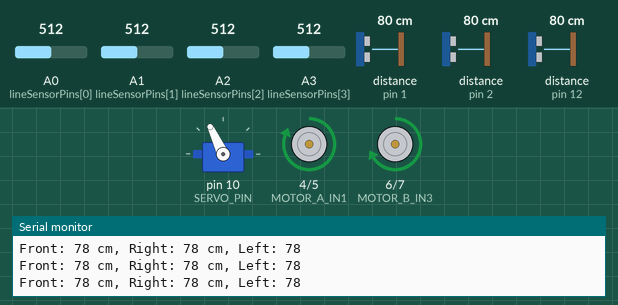
The sketch below on a simulated Arduino Uno, built with avr-gcc and run on an emulated ATmega328P. Shown: servo, motor-driver pin pairs drawn as motors (green arrow = first pin HIGH = forward, orange = second pin HIGH = backward, longer = more drive, scaled by the enable pin), the last lines printed to the serial monitor. Wiring (inferred from the names in the program): 3 × ultrasonic range finder: trigger pin 3, echo pin 1 / trigger pin 11, echo pin 12 / trigger pin 13, echo pin 2. The inputs (shaded band) are chosen by the test bench; at power-on: distance to the obstacle (sensors on pin 12, pin 1, pin 2) 80 cm, A0 (lineSensorPins[0]) = 512, A1 (lineSensorPins[1]) = 512, A2 (lineSensorPins[2]) = 512, A3 (lineSensorPins[3]) = 512. The echo pulse lasts 58.3 µs per cm.

Above: at 1.2 s.
1.3 s: distance to the obstacle (sensor on pin 12) set to 2 cm
At 2.0 s:
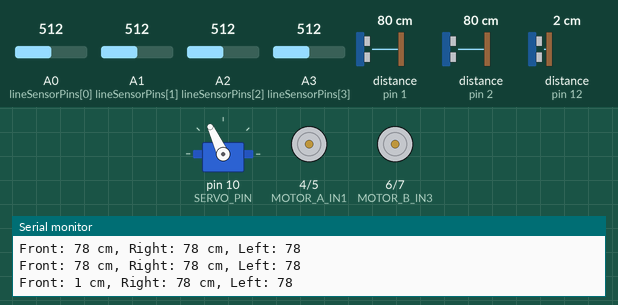
At 2.9 s:
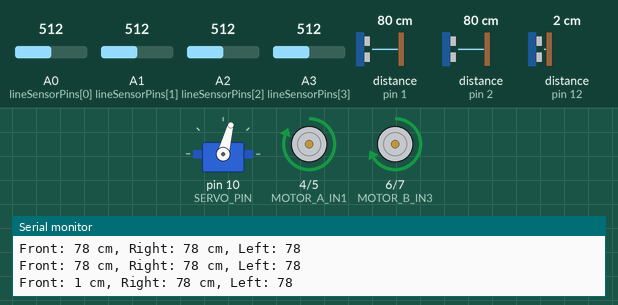
4.3 s: distance to the obstacle (sensor on pin 12) set to 58 cm
6.6 s: distance to the obstacle (sensor on pin 12) set to 66 cm
9.6 s: distance to the obstacle (sensor on pin 12) set to 4 cm
At 12.2 s:
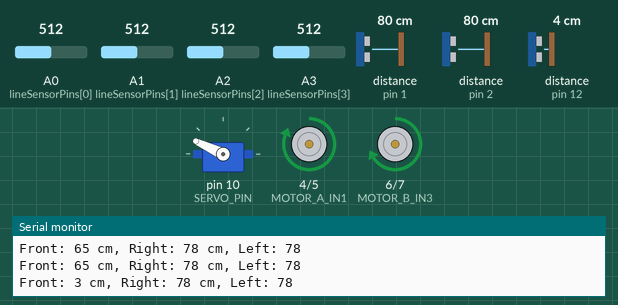
Timing chart, 0 to 13.6 s (numbered marks = the images above; inputs shaded):
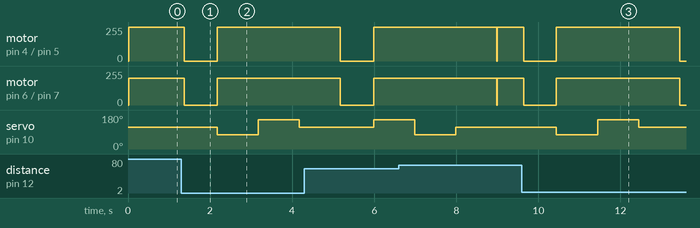

The sketch:

intellidrive.ino
```cpp
#include <Wire.h>
#include <Servo.h>

// Servo Motor
Servo steeringServo;

// Servo Angle Definitions
const int SERVO_PIN = 10;
const int CENTER_ANGLE = 115;
const int LEFT_ANGLE = 155;
const int RIGHT_ANGLE = 75;

// Line Sensor Array
const int NUM_SENSORS = 4;
const int lineSensorPins[] = {A0, A1, A2, A3};

// Ultrasonic Sensor
#define TRIG_PIN_FRONT 11
#define ECHO_PIN_FRONT 12
#define TRIG_PIN_RIGHT 13
#define ECHO_PIN_RIGHT 2
#define TRIG_PIN_LEFT 3
#define ECHO_PIN_LEFT 1

// Motor Driver Pins
#define MOTOR_A_IN1 4
#define MOTOR_A_IN2 5
#define MOTOR_B_IN3 6
#define MOTOR_B_IN4 7
#define ENA 8
#define ENB 9

// Distance Thresholds
const int FRONT_OBSTACLE_DISTANCE = 60;
const int SIDE_OBSTACLE_DISTANCE = 30;
const int LINE_THRESHOLD = 500;

// Flags
int direction = 0;
int lastTurn = 0;

void setup() {
  Serial.begin(9600);

  // Initialize Servo
  steeringServo.attach(SERVO_PIN);
  setServoAngle(CENTER_ANGLE);

  // Ultrasonic Sensor Pins
  pinMode(TRIG_PIN_FRONT, OUTPUT);
  pinMode(ECHO_PIN_FRONT, INPUT);
  pinMode(TRIG_PIN_RIGHT, OUTPUT);
  pinMode(ECHO_PIN_RIGHT, INPUT);
  pinMode(TRIG_PIN_LEFT, OUTPUT);
  pinMode(ECHO_PIN_LEFT, INPUT);

  // Motor Driver Pins
  pinMode(MOTOR_A_IN1, OUTPUT);
  pinMode(MOTOR_A_IN2, OUTPUT);
  pinMode(MOTOR_B_IN3, OUTPUT);
  pinMode(MOTOR_B_IN4, OUTPUT);
  pinMode(ENA, OUTPUT);
  pinMode(ENB, OUTPUT);

  // Line Sensor Pins
  for (int i = 0; i < NUM_SENSORS; i++) {
    pinMode(lineSensorPins[i], INPUT);
  }
}

void loop() {
  automaticControl();
}

// Function to control the servo angle
void setServoAngle(int angle) {
  steeringServo.write(angle);
}

void moveForward() {
  digitalWrite(MOTOR_A_IN1, HIGH);
  digitalWrite(MOTOR_A_IN2, LOW);
  digitalWrite(MOTOR_B_IN3, HIGH);
  digitalWrite(MOTOR_B_IN4, LOW);
  analogWrite(ENA, 200);
  analogWrite(ENB, 200);
}

void moveBackward() {
  digitalWrite(MOTOR_A_IN1, LOW);
  digitalWrite(MOTOR_A_IN2, HIGH);
  digitalWrite(MOTOR_B_IN3, LOW);
  digitalWrite(MOTOR_B_IN4, HIGH);
  analogWrite(ENA, 200);
  analogWrite(ENB, 200);
}

void turnLeft() {
  setServoAngle(LEFT_ANGLE);
  moveForward();
  delay(1000);
  stopCar();
}

void turnRight() {
  setServoAngle(RIGHT_ANGLE);
  moveForward();
  delay(1000);
  stopCar();
}

void stopCar() {
  digitalWrite(MOTOR_A_IN1, LOW);
  digitalWrite(MOTOR_A_IN2, LOW);
  digitalWrite(MOTOR_B_IN3, LOW);
  digitalWrite(MOTOR_B_IN4, LOW);
}

// Avoid obstacle by turning right
void avoidObstacleRight() {
  stopCar();
  delay(500);
  setServoAngle(RIGHT_ANGLE);
  moveForward();
  delay(1000);
  stopCar();
  setServoAngle(LEFT_ANGLE);
  moveForward();
  delay(1000);
  stopCar();
  setServoAngle(CENTER_ANGLE);
  moveForward();
  delay(1000);
  stopCar();
  lastTurn=1;
}

void avoidObstacleLeft() {
  stopCar();
  delay(500);
  setServoAngle(LEFT_ANGLE);
  moveForward();
  delay(1000);
  stopCar();
  setServoAngle(RIGHT_ANGLE);
  moveForward();
  delay(1000);
  stopCar();
  setServoAngle(CENTER_ANGLE);
  moveForward();
  delay(1000);
  stopCar();
  lastTurn=0;
}

// Automatic control function
void automaticControl() {
  long frontDistance = getUltrasonicDistance(TRIG_PIN_FRONT, ECHO_PIN_FRONT);
  long rightDistance = getUltrasonicDistance(TRIG_PIN_RIGHT, ECHO_PIN_RIGHT);
  long leftDistance = getUltrasonicDistance(TRIG_PIN_LEFT, ECHO_PIN_LEFT);

  Serial.print("Front: ");
  Serial.print(frontDistance);
  Serial.print(" cm, Right: ");
  Serial.print(rightDistance);
  Serial.print(" cm, Left: ");
  Serial.println(leftDistance);

  // Obstacle Avoidance
 if (frontDistance > FRONT_OBSTACLE_DISTANCE) {


    followLine();
}
else { // Obstacle detected in front
    stopCar();
    delay(300);

    if (rightDistance > SIDE_OBSTACLE_DISTANCE && frontDistance < FRONT_OBSTACLE_DISTANCE && lastTurn == 0) {
        avoidObstacleRight();
        setServoAngle(CENTER_ANGLE);
    }
    else if (leftDistance > SIDE_OBSTACLE_DISTANCE && lastTurn == 1) {
        avoidObstacleLeft();
        setServoAngle(CENTER_ANGLE);
    }
    else if ((frontDistance < FRONT_OBSTACLE_DISTANCE && rightDistance < SIDE_OBSTACLE_DISTANCE && lastTurn == 0) ||
             (frontDistance < FRONT_OBSTACLE_DISTANCE && leftDistance < SIDE_OBSTACLE_DISTANCE && lastTurn == 1)) {
        setServoAngle(CENTER_ANGLE);
        stopCar();
        delay(1000);
    }
    else {
        stopCar();
    }
}


}


// Get distance details
long getUltrasonicDistance(int trigPin, int echoPin) {
  digitalWrite(trigPin, LOW);
  delayMicroseconds(2);
  digitalWrite(trigPin, HIGH);
  delayMicroseconds(10);
  digitalWrite(trigPin, LOW);

  long duration = pulseIn(echoPin, HIGH);
  long distance = duration * 0.034 / 2;
  return distance;
}

void followLine() {
  int sensorValues[NUM_SENSORS];
  int leftCount = 0, rightCount = 0;

  // Read line sensor values
  for (int i = 0; i < NUM_SENSORS; i++) {
    sensorValues[i] = analogRead(lineSensorPins[i]) < LINE_THRESHOLD ? 1 : 0;
  }

  // Determine position based on sensor activation
  leftCount = sensorValues[0] + sensorValues[1];  // Left sensors
  rightCount = sensorValues[2] + sensorValues[3]; // Right sensors

  if (leftCount > rightCount) {
    setServoAngle(RIGHT_ANGLE);  // Turn right
  } else if (rightCount > leftCount) {
    setServoAngle(LEFT_ANGLE); // Turn left
  } else {
    setServoAngle(CENTER_ANGLE); // Move straight
  }

  moveForward();
}


void adjustMotorSpeed(bool avoidObstacle) {
  if (avoidObstacle) {
    analogWrite(ENA, 150);
    analogWrite(ENB, 150);
  } else {
    analogWrite(ENA, 200);
    analogWrite(ENB, 200);
  }
}
```

Measured:
- after the input at 1.3 s, motor on pin 4 (MOTOR_A_IN1) / pin 5 (MOTOR_A_IN2): forward 255/255 → stopped after 0.07 s, → forward 255/255 0.80 s later; motor on pin 6 (MOTOR_B_IN3) / pin 7 (MOTOR_B_IN4): forward 200/255 → stopped after 0.07 s, → forward 200/255 0.80 s later
- after the input at 9.6 s, motor on pin 4 (MOTOR_A_IN1) / pin 5 (MOTOR_A_IN2): forward 255/255 → stopped at once, → forward 255/255 0.80 s later, → stopped 3.0 s later; motor on pin 6 (MOTOR_B_IN3) / pin 7 (MOTOR_B_IN4): forward 200/255 → stopped at once, → forward 200/255 0.80 s later, → stopped 3.0 s later
